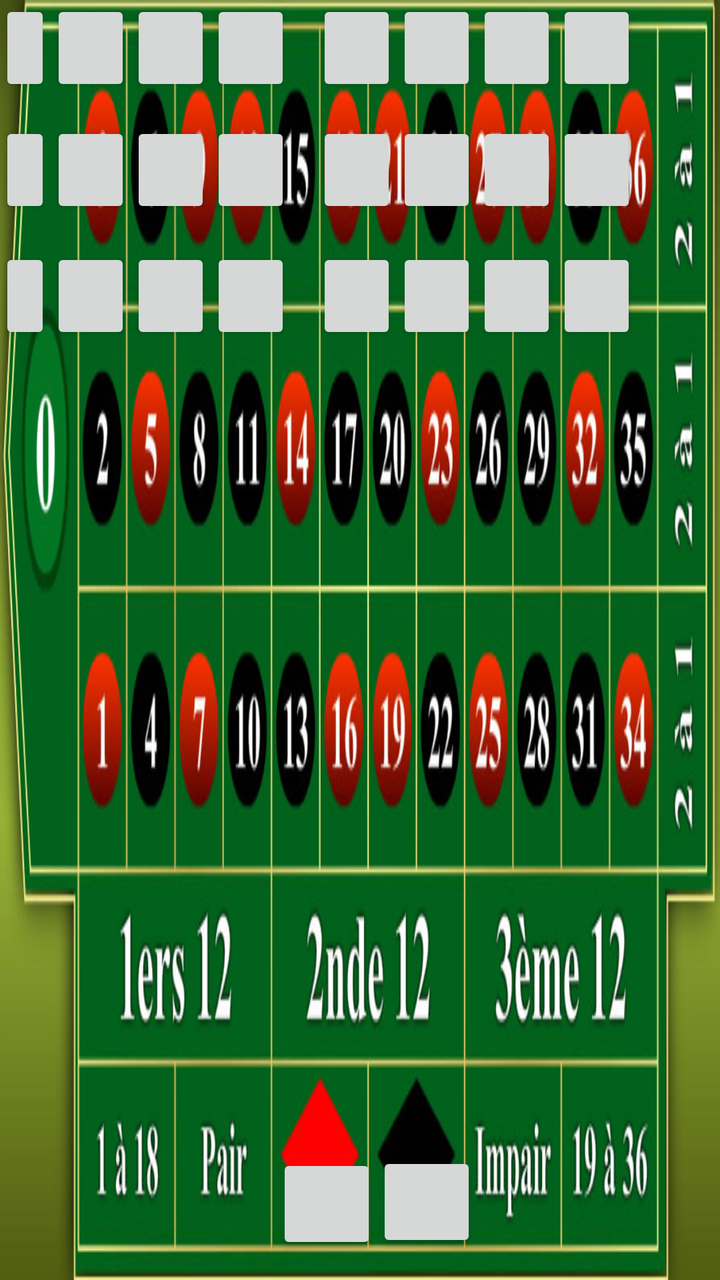
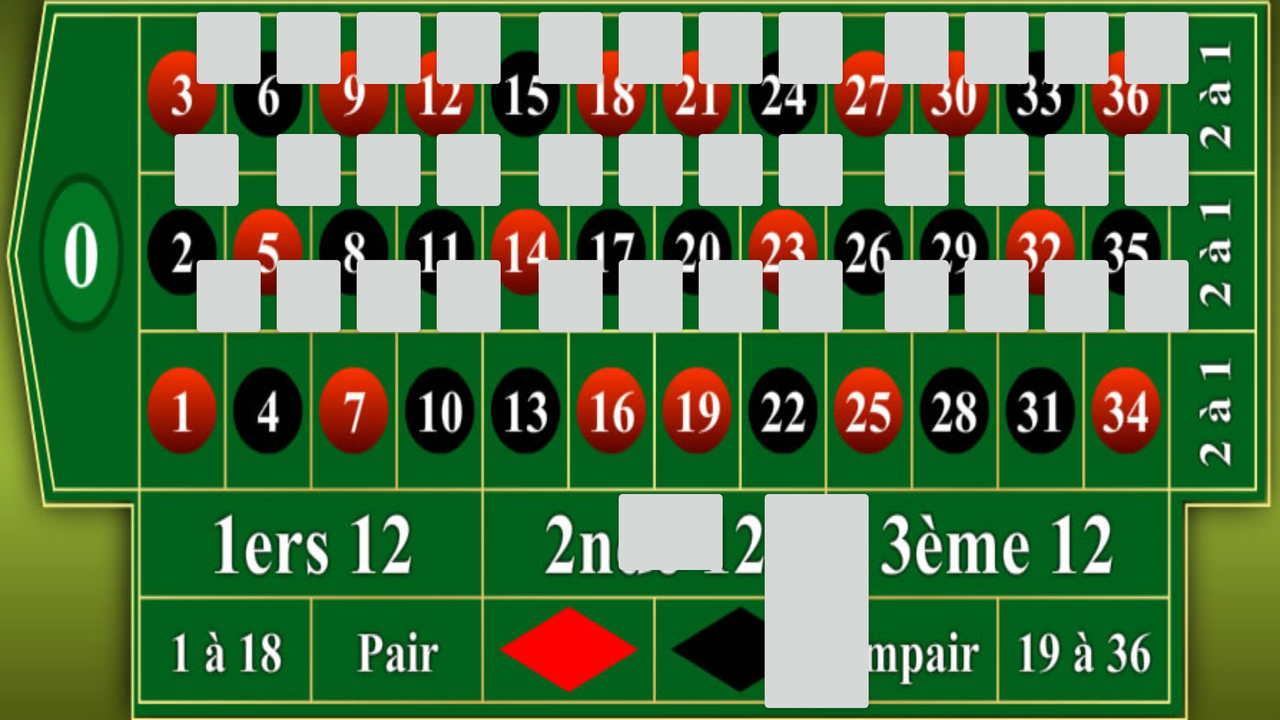

Two renders of one Android screen. The first uses the default layout on a phone; the second uses the alternative layout the repository ships for a different screen configuration, on a matching device. The two XML files are below.
<!-- AndroidManifest.xml: application theme AppTheme -->
<!-- res/layout/activity_tapis.xml -->
<?xml version="1.0" encoding="utf-8"?>
<RelativeLayout xmlns:android="http://schemas.android.com/apk/res/android"
    xmlns:tools="http://schemas.android.com/tools"
    android:id="@+id/activity_tapis"
    android:layout_width="match_parent"
    android:layout_height="match_parent"
    android:paddingBottom="@dimen/activity_vertical_margin"
    android:paddingLeft="@dimen/activity_horizontal_margin"
    android:paddingRight="@dimen/activity_horizontal_margin"
    android:paddingTop="@dimen/activity_vertical_margin"
    android:background="@drawable/tapisroulette"
    tools:context="com.sourcey.materiallogindemo.TapisActivity">


    <Button

        android:layout_width="40dp"
        android:layout_height="wrap_content"
        android:id="@+id/button37"
        android:layout_below="@+id/button36"
        android:layout_alignLeft="@+id/button36"
        android:layout_alignStart="@+id/button36"

        android:layout_marginTop="13dp" />

    <Button

        android:layout_width="40dp"
        android:layout_height="wrap_content"
        android:layout_marginRight="42dp"
        android:layout_marginEnd="42dp"
        android:id="@+id/button36"
        android:layout_alignParentTop="true"
        android:layout_alignParentRight="true"
        android:layout_alignParentEnd="true" />

    <Button

        android:layout_width="40dp"
        android:layout_height="wrap_content"
        android:id="@+id/button33"
        android:layout_alignParentTop="true"
        android:layout_toLeftOf="@+id/button35"
        android:layout_toStartOf="@+id/button35" />

    <Button

        android:layout_width="40dp"
        android:layout_height="wrap_content"
        android:id="@+id/button30"
        android:layout_alignParentTop="true"
        android:layout_toLeftOf="@+id/button33"
        android:layout_toStartOf="@+id/button33" />

    <Button

        android:layout_width="40dp"
        android:layout_height="wrap_content"
        android:id="@+id/button27"
        android:layout_alignParentTop="true"
        android:layout_toLeftOf="@+id/button30"
        android:layout_toStartOf="@+id/button30" />

    <Button

        android:layout_width="40dp"
        android:layout_height="wrap_content"
        android:id="@+id/button24"
        android:layout_alignParentTop="true"
        android:layout_toLeftOf="@+id/button27"
        android:layout_toStartOf="@+id/button27"
        android:layout_marginRight="13dp"
        android:layout_marginEnd="13dp" />

    <Button

        android:layout_width="40dp"
        android:layout_height="wrap_content"
        android:id="@+id/button21"
        android:layout_alignParentTop="true"
        android:layout_toLeftOf="@+id/button24"
        android:layout_toStartOf="@+id/button24" />

    <Button

        android:layout_width="40dp"
        android:layout_height="wrap_content"
        android:id="@+id/button18"
        android:layout_alignParentTop="true"
        android:layout_toLeftOf="@+id/button21"
        android:layout_toStartOf="@+id/button21" />

    <Button

        android:layout_width="40dp"
        android:layout_height="wrap_content"
        android:id="@+id/button15"
        android:layout_alignParentTop="true"
        android:layout_toLeftOf="@+id/button18"
        android:layout_toStartOf="@+id/button18" />

    <Button

        android:layout_width="40dp"
        android:layout_height="wrap_content"
        android:id="@+id/button12"
        android:layout_alignParentTop="true"
        android:layout_toLeftOf="@+id/button15"
        android:layout_toStartOf="@+id/button15"
        android:layout_marginRight="11dp"
        android:layout_marginEnd="11dp" />

    <Button

        android:layout_width="40dp"
        android:layout_height="wrap_content"
        android:id="@+id/button9"
        android:layout_alignParentTop="true"
        android:layout_toLeftOf="@+id/button12"
        android:layout_toStartOf="@+id/button12" />

    <Button

        android:layout_width="40dp"
        android:layout_height="wrap_content"
        android:id="@+id/button6"
        android:layout_alignParentTop="true"
        android:layout_toLeftOf="@+id/button9"
        android:layout_toStartOf="@+id/button9" />

    <Button

        android:layout_width="40dp"
        android:layout_height="wrap_content"
        android:id="@+id/button3"
        android:layout_alignParentTop="true"
        android:layout_toLeftOf="@+id/button6"
        android:layout_toStartOf="@+id/button6" />

    <Button

        android:layout_width="40dp"
        android:layout_height="wrap_content"
        android:id="@+id/button35"
        android:layout_below="@+id/button36"
        android:layout_alignLeft="@+id/button36"
        android:layout_alignStart="@+id/button36"
        android:layout_marginTop="13dp" />

    <Button

        android:layout_width="40dp"
        android:layout_height="wrap_content"
        android:id="@+id/button32"
        android:layout_alignBaseline="@+id/button37"
        android:layout_alignBottom="@+id/button37"
        android:layout_toLeftOf="@+id/button37"
        android:layout_toStartOf="@+id/button37" />

    <Button

        android:layout_width="40dp"
        android:layout_height="wrap_content"
        android:id="@+id/button29"
        android:layout_alignBaseline="@+id/button32"
        android:layout_alignBottom="@+id/button32"
        android:layout_toLeftOf="@+id/button32"
        android:layout_toStartOf="@+id/button32" />

    <Button

        android:layout_width="40dp"
        android:layout_height="wrap_content"
        android:id="@+id/button26"
        android:layout_alignBaseline="@+id/button29"
        android:layout_alignBottom="@+id/button29"
        android:layout_toLeftOf="@+id/button29"
        android:layout_toStartOf="@+id/button29" />

    <Button

        android:layout_width="40dp"
        android:layout_height="wrap_content"
        android:id="@+id/button23"
        android:layout_alignBaseline="@+id/button26"
        android:layout_alignBottom="@+id/button26"
        android:layout_toRightOf="@+id/button21"
        android:layout_toEndOf="@+id/button21" />

    <Button

        android:layout_width="40dp"
        android:layout_height="wrap_content"
        android:id="@+id/button20"
        android:layout_alignBaseline="@+id/button23"
        android:layout_alignBottom="@+id/button23"
        android:layout_toLeftOf="@+id/button23"
        android:layout_toStartOf="@+id/button23" />

    <Button

        android:layout_width="40dp"
        android:layout_height="wrap_content"
        android:id="@+id/button17"
        android:layout_alignBaseline="@+id/button20"
        android:layout_alignBottom="@+id/button20"
        android:layout_toLeftOf="@+id/button20"
        android:layout_toStartOf="@+id/button20" />

    <Button

        android:layout_width="40dp"
        android:layout_height="wrap_content"
        android:id="@+id/button14"
        android:layout_alignBaseline="@+id/button17"
        android:layout_alignBottom="@+id/button17"
        android:layout_toLeftOf="@+id/button17"
        android:layout_toStartOf="@+id/button17" />

    <Button

        android:layout_width="40dp"
        android:layout_height="wrap_content"
        android:id="@+id/button11"
        android:layout_alignBaseline="@+id/button14"
        android:layout_alignBottom="@+id/button14"
        android:layout_toRightOf="@+id/button9"
        android:layout_toEndOf="@+id/button9" />

    <Button

        android:layout_width="40dp"
        android:layout_height="wrap_content"
        android:id="@+id/button8"
        android:layout_alignBaseline="@+id/button11"
        android:layout_alignBottom="@+id/button11"
        android:layout_toLeftOf="@+id/button11"
        android:layout_toStartOf="@+id/button11" />

    <Button

        android:layout_width="40dp"
        android:layout_height="wrap_content"
        android:id="@+id/button5"
        android:layout_alignBaseline="@+id/button8"
        android:layout_alignBottom="@+id/button8"
        android:layout_toLeftOf="@+id/button8"
        android:layout_toStartOf="@+id/button8" />

    <Button

        android:layout_width="40dp"
        android:layout_height="wrap_content"
        android:id="@+id/button2"
        android:layout_alignBaseline="@+id/button5"
        android:layout_alignBottom="@+id/button5"
        android:layout_toLeftOf="@+id/button5"
        android:layout_toStartOf="@+id/button5"
        android:layout_marginRight="11dp"
        android:layout_marginEnd="11dp" />

    <Button

        android:layout_width="40dp"
        android:layout_height="wrap_content"
        android:id="@+id/button34"
        android:layout_below="@+id/button37"
        android:layout_toRightOf="@+id/button32"
        android:layout_toEndOf="@+id/button32"
        android:layout_marginTop="15dp" />

    <Button

        android:layout_width="40dp"
        android:layout_height="wrap_content"
        android:id="@+id/button31"
        android:layout_alignBaseline="@+id/button34"
        android:layout_alignBottom="@+id/button34"
        android:layout_toLeftOf="@+id/button34"
        android:layout_toStartOf="@+id/button34" />

    <Button

        android:layout_width="40dp"
        android:layout_height="wrap_content"
        android:id="@+id/button28"
        android:layout_alignBaseline="@+id/button31"
        android:layout_alignBottom="@+id/button31"
        android:layout_toLeftOf="@+id/button31"
        android:layout_toStartOf="@+id/button31" />

    <Button

        android:layout_width="40dp"
        android:layout_height="wrap_content"
        android:id="@+id/button25"
        android:layout_alignBaseline="@+id/button28"
        android:layout_alignBottom="@+id/button28"
        android:layout_toLeftOf="@+id/button28"
        android:layout_toStartOf="@+id/button28" />

    <Button

        android:layout_width="40dp"
        android:layout_height="wrap_content"
        android:id="@+id/button22"
        android:layout_alignBaseline="@+id/button25"
        android:layout_alignBottom="@+id/button25"
        android:layout_toRightOf="@+id/button20"
        android:layout_toEndOf="@+id/button20" />

    <Button

        android:layout_width="40dp"
        android:layout_height="wrap_content"
        android:id="@+id/button19"
        android:layout_alignBaseline="@+id/button22"
        android:layout_alignBottom="@+id/button22"
        android:layout_toLeftOf="@+id/button22"
        android:layout_toStartOf="@+id/button22" />

    <Button

        android:layout_width="40dp"
        android:layout_height="wrap_content"
        android:id="@+id/button16"
        android:layout_alignBaseline="@+id/button19"
        android:layout_alignBottom="@+id/button19"
        android:layout_toLeftOf="@+id/button19"
        android:layout_toStartOf="@+id/button19" />

    <Button

        android:layout_width="40dp"
        android:layout_height="wrap_content"
        android:id="@+id/button13"
        android:layout_alignBaseline="@+id/button16"
        android:layout_alignBottom="@+id/button16"
        android:layout_toLeftOf="@+id/button16"
        android:layout_toStartOf="@+id/button16" />

    <Button

        android:layout_width="40dp"
        android:layout_height="wrap_content"
        android:id="@+id/button10"
        android:layout_alignBaseline="@+id/button13"
        android:layout_alignBottom="@+id/button13"
        android:layout_toRightOf="@+id/button8"
        android:layout_toEndOf="@+id/button8" />

    <Button

        android:layout_width="40dp"
        android:layout_height="wrap_content"
        android:id="@+id/button7"
        android:layout_alignBaseline="@+id/button10"
        android:layout_alignBottom="@+id/button10"
        android:layout_toLeftOf="@+id/button10"
        android:layout_toStartOf="@+id/button10" />

    <Button

        android:layout_width="40dp"
        android:layout_height="wrap_content"
        android:id="@+id/button4"
        android:layout_alignBaseline="@+id/button7"
        android:layout_alignBottom="@+id/button7"
        android:layout_toLeftOf="@+id/button7"
        android:layout_toStartOf="@+id/button7" />

    <Button

        android:layout_width="40dp"
        android:layout_height="wrap_content"
        android:id="@+id/button1"
        android:layout_alignBaseline="@+id/button4"
        android:layout_alignBottom="@+id/button4"
        android:layout_toLeftOf="@+id/button4"
        android:layout_toStartOf="@+id/button4" />

    <Button
        android:layout_width="50dp"
        android:layout_height="50dp"
        android:id="@+id/black"
        android:layout_alignParentBottom="true"
        android:layout_toLeftOf="@+id/button31"
        android:layout_toStartOf="@+id/button31"
        android:layout_marginBottom="14dp" />

    <Button
        android:layout_width="50dp"
        android:layout_height="50dp"
        android:id="@+id/redi"
        android:layout_alignBaseline="@+id/black"
        android:layout_alignBottom="@+id/black"
        android:layout_toLeftOf="@+id/black"
        android:layout_toStartOf="@+id/black" />


</RelativeLayout>
<!-- resources referenced by this layout -->
<resources>
  <!-- drawable tapisroulette: jpg bitmap (drawable, 96989 bytes) -->
  <style name="AppTheme" parent="Theme.AppCompat.Light.DarkActionBar">
          
      </style>
</resources>
<!-- res/layout-land/activity_tapis.xml (the author's variant of the layout above) -->
<!-- drawn on the phone turned sideways -->
<?xml version="1.0" encoding="utf-8"?>
<RelativeLayout xmlns:android="http://schemas.android.com/apk/res/android"
    xmlns:tools="http://schemas.android.com/tools"
    android:id="@+id/activity_tapis"
    android:layout_width="match_parent"
    android:layout_height="match_parent"
    android:paddingBottom="@dimen/activity_vertical_margin"
    android:paddingLeft="@dimen/activity_horizontal_margin"
    android:paddingRight="@dimen/activity_horizontal_margin"
    android:paddingTop="@dimen/activity_vertical_margin"
    android:background="@drawable/tapisroulette"
    tools:context="com.sourcey.materiallogindemo.TapisActivity">


    <Button

        android:layout_width="40dp"
        android:layout_height="wrap_content"
        android:id="@+id/button37"
        android:layout_below="@+id/button36"
        android:layout_alignLeft="@+id/button36"
        android:layout_alignStart="@+id/button36"

        android:layout_marginTop="13dp" />

    <Button

        android:layout_width="40dp"
        android:layout_height="wrap_content"
        android:layout_marginRight="42dp"
        android:layout_marginEnd="42dp"
        android:id="@+id/button36"
        android:layout_alignParentTop="true"
        android:layout_alignParentRight="true"
        android:layout_alignParentEnd="true" />

    <Button

        android:layout_width="40dp"
        android:layout_height="wrap_content"
        android:id="@+id/button33"
        android:layout_alignParentTop="true"
        android:layout_toLeftOf="@+id/button35"
        android:layout_toStartOf="@+id/button35" />

    <Button

        android:layout_width="40dp"
        android:layout_height="wrap_content"
        android:id="@+id/button30"
        android:layout_alignParentTop="true"
        android:layout_toLeftOf="@+id/button33"
        android:layout_toStartOf="@+id/button33" />

    <Button

        android:layout_width="40dp"
        android:layout_height="wrap_content"
        android:id="@+id/button27"
        android:layout_alignParentTop="true"
        android:layout_toLeftOf="@+id/button30"
        android:layout_toStartOf="@+id/button30" />

    <Button

        android:layout_width="40dp"
        android:layout_height="wrap_content"
        android:id="@+id/button24"
        android:layout_alignParentTop="true"
        android:layout_toLeftOf="@+id/button27"
        android:layout_toStartOf="@+id/button27"
        android:layout_marginRight="13dp"
        android:layout_marginEnd="13dp" />

    <Button

        android:layout_width="40dp"
        android:layout_height="wrap_content"
        android:id="@+id/button21"
        android:layout_alignParentTop="true"
        android:layout_toLeftOf="@+id/button24"
        android:layout_toStartOf="@+id/button24" />

    <Button

        android:layout_width="40dp"
        android:layout_height="wrap_content"
        android:id="@+id/button18"
        android:layout_alignParentTop="true"
        android:layout_toLeftOf="@+id/button21"
        android:layout_toStartOf="@+id/button21" />

    <Button

        android:layout_width="40dp"
        android:layout_height="wrap_content"
        android:id="@+id/button15"
        android:layout_alignParentTop="true"
        android:layout_toLeftOf="@+id/button18"
        android:layout_toStartOf="@+id/button18" />

    <Button

        android:layout_width="40dp"
        android:layout_height="wrap_content"
        android:id="@+id/button12"
        android:layout_alignParentTop="true"
        android:layout_toLeftOf="@+id/button15"
        android:layout_toStartOf="@+id/button15"
        android:layout_marginRight="11dp"
        android:layout_marginEnd="11dp" />

    <Button

        android:layout_width="40dp"
        android:layout_height="wrap_content"
        android:id="@+id/button9"
        android:layout_alignParentTop="true"
        android:layout_toLeftOf="@+id/button12"
        android:layout_toStartOf="@+id/button12" />

    <Button

        android:layout_width="40dp"
        android:layout_height="wrap_content"
        android:id="@+id/button6"
        android:layout_alignParentTop="true"
        android:layout_toLeftOf="@+id/button9"
        android:layout_toStartOf="@+id/button9" />

    <Button

        android:layout_width="40dp"
        android:layout_height="wrap_content"
        android:id="@+id/button3"
        android:layout_alignParentTop="true"
        android:layout_toLeftOf="@+id/button6"
        android:layout_toStartOf="@+id/button6" />

    <Button

        android:layout_width="40dp"
        android:layout_height="wrap_content"
        android:id="@+id/button35"
        android:layout_below="@+id/button36"
        android:layout_alignLeft="@+id/button36"
        android:layout_alignStart="@+id/button36"
        android:layout_marginTop="13dp" />

    <Button

        android:layout_width="40dp"
        android:layout_height="wrap_content"
        android:id="@+id/button32"
        android:layout_alignBaseline="@+id/button37"
        android:layout_alignBottom="@+id/button37"
        android:layout_toLeftOf="@+id/button37"
        android:layout_toStartOf="@+id/button37" />

    <Button

        android:layout_width="40dp"
        android:layout_height="wrap_content"
        android:id="@+id/button29"
        android:layout_alignBaseline="@+id/button32"
        android:layout_alignBottom="@+id/button32"
        android:layout_toLeftOf="@+id/button32"
        android:layout_toStartOf="@+id/button32" />

    <Button

        android:layout_width="40dp"
        android:layout_height="wrap_content"
        android:id="@+id/button26"
        android:layout_alignBaseline="@+id/button29"
        android:layout_alignBottom="@+id/button29"
        android:layout_toLeftOf="@+id/button29"
        android:layout_toStartOf="@+id/button29" />

    <Button

        android:layout_width="40dp"
        android:layout_height="wrap_content"
        android:id="@+id/button23"
        android:layout_alignBaseline="@+id/button26"
        android:layout_alignBottom="@+id/button26"
        android:layout_toRightOf="@+id/button21"
        android:layout_toEndOf="@+id/button21" />

    <Button

        android:layout_width="40dp"
        android:layout_height="wrap_content"
        android:id="@+id/button20"
        android:layout_alignBaseline="@+id/button23"
        android:layout_alignBottom="@+id/button23"
        android:layout_toLeftOf="@+id/button23"
        android:layout_toStartOf="@+id/button23" />

    <Button

        android:layout_width="40dp"
        android:layout_height="wrap_content"
        android:id="@+id/button17"
        android:layout_alignBaseline="@+id/button20"
        android:layout_alignBottom="@+id/button20"
        android:layout_toLeftOf="@+id/button20"
        android:layout_toStartOf="@+id/button20" />

    <Button

        android:layout_width="40dp"
        android:layout_height="wrap_content"
        android:id="@+id/button14"
        android:layout_alignBaseline="@+id/button17"
        android:layout_alignBottom="@+id/button17"
        android:layout_toLeftOf="@+id/button17"
        android:layout_toStartOf="@+id/button17" />

    <Button

        android:layout_width="40dp"
        android:layout_height="wrap_content"
        android:id="@+id/button11"
        android:layout_alignBaseline="@+id/button14"
        android:layout_alignBottom="@+id/button14"
        android:layout_toRightOf="@+id/button9"
        android:layout_toEndOf="@+id/button9" />

    <Button

        android:layout_width="40dp"
        android:layout_height="wrap_content"
        android:id="@+id/button8"
        android:layout_alignBaseline="@+id/button11"
        android:layout_alignBottom="@+id/button11"
        android:layout_toLeftOf="@+id/button11"
        android:layout_toStartOf="@+id/button11" />

    <Button

        android:layout_width="40dp"
        android:layout_height="wrap_content"
        android:id="@+id/button5"
        android:layout_alignBaseline="@+id/button8"
        android:layout_alignBottom="@+id/button8"
        android:layout_toLeftOf="@+id/button8"
        android:layout_toStartOf="@+id/button8" />

    <Button

        android:layout_width="40dp"
        android:layout_height="wrap_content"
        android:id="@+id/button2"
        android:layout_alignBaseline="@+id/button5"
        android:layout_alignBottom="@+id/button5"
        android:layout_toLeftOf="@+id/button5"
        android:layout_toStartOf="@+id/button5"
        android:layout_marginRight="11dp"
        android:layout_marginEnd="11dp" />

    <Button

        android:layout_width="40dp"
        android:layout_height="wrap_content"
        android:id="@+id/button34"
        android:layout_below="@+id/button37"
        android:layout_toRightOf="@+id/button32"
        android:layout_toEndOf="@+id/button32"
        android:layout_marginTop="15dp" />

    <Button

        android:layout_width="40dp"
        android:layout_height="wrap_content"
        android:id="@+id/button31"
        android:layout_alignBaseline="@+id/button34"
        android:layout_alignBottom="@+id/button34"
        android:layout_toLeftOf="@+id/button34"
        android:layout_toStartOf="@+id/button34" />

    <Button

        android:layout_width="40dp"
        android:layout_height="wrap_content"
        android:id="@+id/button28"
        android:layout_alignBaseline="@+id/button31"
        android:layout_alignBottom="@+id/button31"
        android:layout_toLeftOf="@+id/button31"
        android:layout_toStartOf="@+id/button31" />

    <Button

        android:layout_width="40dp"
        android:layout_height="wrap_content"
        android:id="@+id/button25"
        android:layout_alignBaseline="@+id/button28"
        android:layout_alignBottom="@+id/button28"
        android:layout_toLeftOf="@+id/button28"
        android:layout_toStartOf="@+id/button28" />

    <Button

        android:layout_width="40dp"
        android:layout_height="wrap_content"
        android:id="@+id/button22"
        android:layout_alignBaseline="@+id/button25"
        android:layout_alignBottom="@+id/button25"
        android:layout_toRightOf="@+id/button20"
        android:layout_toEndOf="@+id/button20" />

    <Button

        android:layout_width="40dp"
        android:layout_height="wrap_content"
        android:id="@+id/button19"
        android:layout_alignBaseline="@+id/button22"
        android:layout_alignBottom="@+id/button22"
        android:layout_toLeftOf="@+id/button22"
        android:layout_toStartOf="@+id/button22" />

    <Button

        android:layout_width="40dp"
        android:layout_height="wrap_content"
        android:id="@+id/button16"
        android:layout_alignBaseline="@+id/button19"
        android:layout_alignBottom="@+id/button19"
        android:layout_toLeftOf="@+id/button19"
        android:layout_toStartOf="@+id/button19" />

    <Button

        android:layout_width="40dp"
        android:layout_height="wrap_content"
        android:id="@+id/button13"
        android:layout_alignBaseline="@+id/button16"
        android:layout_alignBottom="@+id/button16"
        android:layout_toLeftOf="@+id/button16"
        android:layout_toStartOf="@+id/button16" />

    <Button

        android:layout_width="40dp"
        android:layout_height="wrap_content"
        android:id="@+id/button10"
        android:layout_alignBaseline="@+id/button13"
        android:layout_alignBottom="@+id/button13"
        android:layout_toRightOf="@+id/button8"
        android:layout_toEndOf="@+id/button8" />

    <Button

        android:layout_width="40dp"
        android:layout_height="wrap_content"
        android:id="@+id/button7"
        android:layout_alignBaseline="@+id/button10"
        android:layout_alignBottom="@+id/button10"
        android:layout_toLeftOf="@+id/button10"
        android:layout_toStartOf="@+id/button10" />

    <Button

        android:layout_width="40dp"
        android:layout_height="wrap_content"
        android:id="@+id/button4"
        android:layout_alignBaseline="@+id/button7"
        android:layout_alignBottom="@+id/button7"
        android:layout_toLeftOf="@+id/button7"
        android:layout_toStartOf="@+id/button7" />

    <Button

        android:layout_width="40dp"
        android:layout_height="wrap_content"
        android:id="@+id/button1"
        android:layout_alignBaseline="@+id/button4"
        android:layout_alignBottom="@+id/button4"
        android:layout_toLeftOf="@+id/button4"
        android:layout_toStartOf="@+id/button4" />

    <Button
        android:layout_width="60dp"
        android:layout_height="50dp"
        android:id="@+id/black"
        android:layout_alignTop="@+id/redi"
        android:layout_alignParentBottom="true"
        android:layout_toLeftOf="@+id/button25" />

    <Button
        android:layout_width="60dp"
        android:layout_height="50dp"
        android:id="@+id/redi"

        android:layout_below="@+id/button19"
        android:layout_toRightOf="@+id/button13"
        android:layout_toEndOf="@+id/button13"
        android:layout_marginTop="69dp" />


</RelativeLayout>
